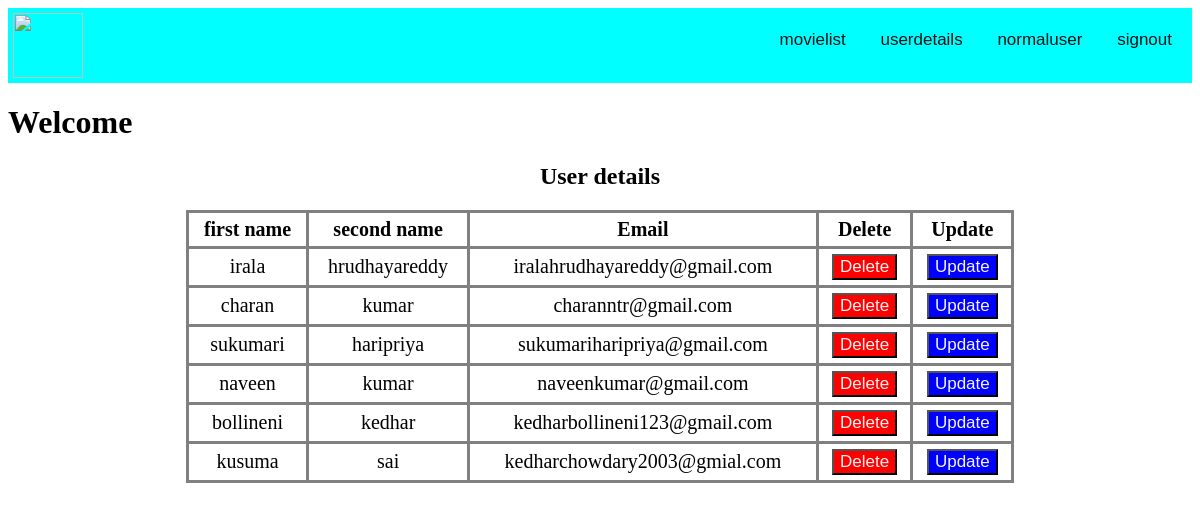
The page /ap/userdetails on the database its author committed.
### ap/models.py (models this page shows)
class Regestration(models.Model):
    firstname=models.CharField(max_length=64)
    secondname=models.CharField(max_length=64)
    email=models.EmailField(max_length=64,unique=True,default='')
    city=models.CharField(max_length=64)

### ap/views.py (the view)
# urls.py: path('userdetails',views.userdetails,name="userdetails"),
def userdetails(request):
    uder=Regestration.objects.all()
    return render(request,"ap/userdetails.html",locals())

### ap/templates/ap/userdetails.html (shortened to what this page needs)
{% load static %}
<!DOCTYPE html>
<html lang="en">
    <head>
        <link rel="stylesheet" href="{% static 'ap/userdetails.css' %}">
    </head>
    <body>
        <div id="header">
            <div>
                    <img src="logo.jpeg"  class="img">
            </div>
            <div id="links">
                <a href="{% url 'movielist' %}" class="link">movielist</a>
                <a href="{% url 'userdetails'%}" class="link">userdetails</a>
                <a href="{% url 'normaluser' %}" class="link">normaluser</a>
                <a href="{% url 'signout' %}" class="link">signout</a>
                </div>
        </div>
        <h1>Welcome {{request.user.username}}</h1>
        <h2>User details</h2>
        <table >
            <th>first name</th>
            <th>second name</th>
            <th>Email</th>
            <th>Delete</th>
            <th>Update</th>
            {% for i in uder %}
                <tr>
                    <td>{{i.firstname}}</td>
                    <td>{{i.secondname}}</td>
                    <td>{{i.email}}</td>
                    <td ><button id="del"><a href="{% url 'delete' i.firstname %}" id="link">Delete</a></button></td>
                    <td ><button id="up"><a href="{% url 'update' i.secondname %}" id="link">Update</a></button></td>
                </tr>
            {% endfor %}
        </table>
    </body>
</html>

### ap/static/ap/userdetails.css (style rules this page uses)
table,td,th { border: 3px solid gray; border-collapse: collapse; padding: 5px; text-align: center; }
th,td { font-size: 20px; }
table { width: 70%; margin-left:auto; margin-right:auto ; }
h2 { text-align: center; }
#del { background-color: red; }
#up { background-color: blue; }
#link { text-decoration: none; color: whitesmoke; font-size: 17px; }
#header { width: 100%; height: 75px; display: flex; justify-content: space-between; align-items: flex-start; background-color: aqua; }
.link { text-decoration: none; color: rgb(20, 19, 21); font-size: 17px; font-family: sans-serif; margin: 10px 10px; margin-right: 20px; }
#links { margin-top: 22px; font-size: 17px; font-family: sans-serif; }
.img { padding: 5px; height: 65px; width: 70px; }

### rows shown on the page
Regestration: firstname "irala", secondname "hrudhayareddy", email "iralahrudhayareddy@gmail.com"
Regestration: firstname "charan", secondname "kumar", email "charanntr@gmail.com"
Regestration: firstname "sukumari", secondname "haripriya", email "sukumariharipriya@gmail.com"
Regestration: firstname "naveen", secondname "kumar", email "naveenkumar@gmail.com"
Regestration: firstname "bollineni", secondname "kedhar", email "kedharbollineni123@gmail.com"
Regestration: firstname "kusuma", secondname "sai", email "kedharchowdary2003@gmial.com"
